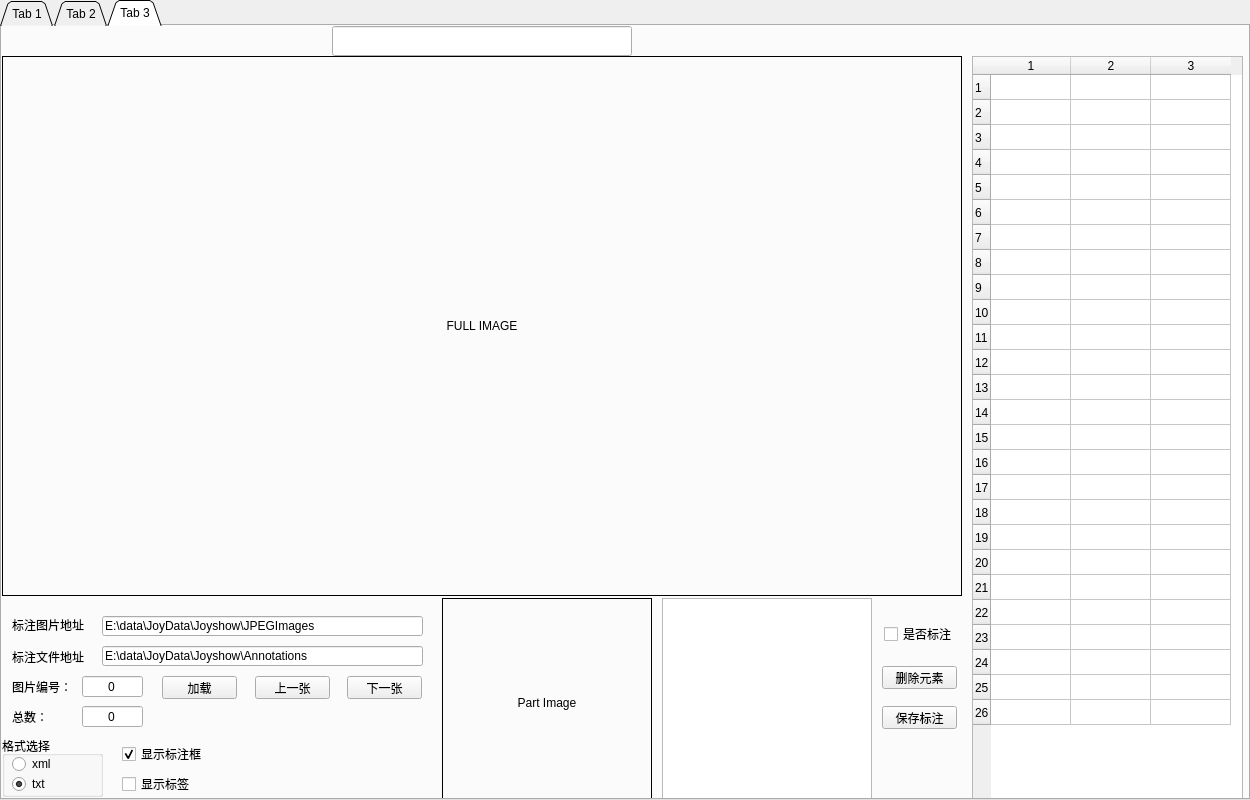
<?xml version="1.0" encoding="UTF-8"?>
<ui version="4.0">
 <class>Dialog</class>
 <widget class="QDialog" name="Dialog">
  <property name="geometry">
   <rect>
    <x>0</x>
    <y>0</y>
    <width>1250</width>
    <height>800</height>
   </rect>
  </property>
  <property name="windowTitle">
   <string>Dialog</string>
  </property>
  <widget class="QTabWidget" name="tabWidget">
   <property name="geometry">
    <rect>
     <x>0</x>
     <y>0</y>
     <width>1250</width>
     <height>800</height>
    </rect>
   </property>
   <property name="autoFillBackground">
    <bool>true</bool>
   </property>
   <property name="tabShape">
    <enum>QTabWidget::Triangular</enum>
   </property>
   <property name="currentIndex">
    <number>2</number>
   </property>
   <property name="elideMode">
    <enum>Qt::ElideNone</enum>
   </property>
   <property name="movable">
    <bool>false</bool>
   </property>
   <widget class="QWidget" name="tab">
    <attribute name="title">
     <string>Tab 1</string>
    </attribute>
    <widget class="QPushButton" name="del_4">
     <property name="geometry">
      <rect>
       <x>250</x>
       <y>610</y>
       <width>51</width>
       <height>23</height>
      </rect>
     </property>
     <property name="text">
      <string>Delete</string>
     </property>
    </widget>
    <widget class="QLabel" name="label_8">
     <property name="geometry">
      <rect>
       <x>190</x>
       <y>740</y>
       <width>41</width>
       <height>21</height>
      </rect>
     </property>
     <property name="text">
      <string>总数：</string>
     </property>
    </widget>
    <widget class="QLineEdit" name="lineEdit_DIR_Anno">
     <property name="geometry">
      <rect>
       <x>120</x>
       <y>704</y>
       <width>461</width>
       <height>20</height>
      </rect>
     </property>
     <property name="text">
      <string>\\WEINAIKE\FFOutput\AAA\JPEGImages</string>
     </property>
    </widget>
    <widget class="QLabel" name="label_4">
     <property name="geometry">
      <rect>
       <x>10</x>
       <y>340</y>
       <width>300</width>
       <height>300</height>
      </rect>
     </property>
     <property name="frameShape">
      <enum>QFrame::Box</enum>
     </property>
     <property name="text">
      <string>TextLabel</string>
     </property>
     <property name="textFormat">
      <enum>Qt::AutoText</enum>
     </property>
     <property name="alignment">
      <set>Qt::AlignCenter</set>
     </property>
    </widget>
    <widget class="QLabel" name="label_5">
     <property name="geometry">
      <rect>
       <x>320</x>
       <y>340</y>
       <width>300</width>
       <height>300</height>
      </rect>
     </property>
     <property name="frameShape">
      <enum>QFrame::Box</enum>
     </property>
     <property name="text">
      <string>TextLabel</string>
     </property>
     <property name="textFormat">
      <enum>Qt::AutoText</enum>
     </property>
     <property name="alignment">
      <set>Qt::AlignCenter</set>
     </property>
    </widget>
    <widget class="QLineEdit" name="lineEdit_NUM">
     <property name="geometry">
      <rect>
       <x>110</x>
       <y>740</y>
       <width>51</width>
       <height>21</height>
      </rect>
     </property>
     <property name="text">
      <string>0</string>
     </property>
     <property name="alignment">
      <set>Qt::AlignCenter</set>
     </property>
    </widget>
    <widget class="QLabel" name="label">
     <property name="geometry">
      <rect>
       <x>30</x>
       <y>680</y>
       <width>71</width>
       <height>16</height>
      </rect>
     </property>
     <property name="text">
      <string>类别目录地址</string>
     </property>
    </widget>
    <widget class="QLineEdit" name="name3">
     <property name="geometry">
      <rect>
       <x>630</x>
       <y>310</y>
       <width>300</width>
       <height>30</height>
      </rect>
     </property>
     <property name="alignment">
      <set>Qt::AlignCenter</set>
     </property>
    </widget>
    <widget class="QPushButton" name="del_5">
     <property name="geometry">
      <rect>
       <x>560</x>
       <y>610</y>
       <width>51</width>
       <height>23</height>
      </rect>
     </property>
     <property name="text">
      <string>Delete</string>
     </property>
    </widget>
    <widget class="QLabel" name="label_3">
     <property name="geometry">
      <rect>
       <x>630</x>
       <y>10</y>
       <width>300</width>
       <height>300</height>
      </rect>
     </property>
     <property name="frameShape">
      <enum>QFrame::Box</enum>
     </property>
     <property name="text">
      <string>TextLabel</string>
     </property>
     <property name="textFormat">
      <enum>Qt::AutoText</enum>
     </property>
     <property name="alignment">
      <set>Qt::AlignCenter</set>
     </property>
    </widget>
    <widget class="QPushButton" name="del_1">
     <property name="geometry">
      <rect>
       <x>250</x>
       <y>280</y>
       <width>51</width>
       <height>23</height>
      </rect>
     </property>
     <property name="text">
      <string>Delete</string>
     </property>
    </widget>
    <widget class="QLabel" name="label_2">
     <property name="geometry">
      <rect>
       <x>320</x>
       <y>10</y>
       <width>300</width>
       <height>300</height>
      </rect>
     </property>
     <property name="frameShape">
      <enum>QFrame::Box</enum>
     </property>
     <property name="text">
      <string>TextLabel</string>
     </property>
     <property name="textFormat">
      <enum>Qt::AutoText</enum>
     </property>
     <property name="alignment">
      <set>Qt::AlignCenter</set>
     </property>
    </widget>
    <widget class="QLineEdit" name="name4">
     <property name="geometry">
      <rect>
       <x>10</x>
       <y>640</y>
       <width>300</width>
       <height>30</height>
      </rect>
     </property>
     <property name="alignment">
      <set>Qt::AlignCenter</set>
     </property>
    </widget>
    <widget class="QPushButton" name="upper">
     <property name="geometry">
      <rect>
       <x>420</x>
       <y>740</y>
       <width>75</width>
       <height>23</height>
      </rect>
     </property>
     <property name="text">
      <string>上一批</string>
     </property>
    </widget>
    <widget class="QLineEdit" name="name5">
     <property name="geometry">
      <rect>
       <x>320</x>
       <y>640</y>
       <width>300</width>
       <height>30</height>
      </rect>
     </property>
     <property name="alignment">
      <set>Qt::AlignCenter</set>
     </property>
    </widget>
    <widget class="QLineEdit" name="name2">
     <property name="geometry">
      <rect>
       <x>320</x>
       <y>310</y>
       <width>300</width>
       <height>30</height>
      </rect>
     </property>
     <property name="alignment">
      <set>Qt::AlignCenter</set>
     </property>
    </widget>
    <widget class="QPushButton" name="del_6">
     <property name="geometry">
      <rect>
       <x>870</x>
       <y>610</y>
       <width>51</width>
       <height>23</height>
      </rect>
     </property>
     <property name="text">
      <string>Delete</string>
     </property>
    </widget>
    <widget class="QLineEdit" name="name1">
     <property name="geometry">
      <rect>
       <x>10</x>
       <y>310</y>
       <width>300</width>
       <height>30</height>
      </rect>
     </property>
     <property name="alignment">
      <set>Qt::AlignCenter</set>
     </property>
    </widget>
    <widget class="QLabel" name="label_6">
     <property name="geometry">
      <rect>
       <x>630</x>
       <y>340</y>
       <width>300</width>
       <height>300</height>
      </rect>
     </property>
     <property name="frameShape">
      <enum>QFrame::Box</enum>
     </property>
     <property name="text">
      <string>TextLabel</string>
     </property>
     <property name="textFormat">
      <enum>Qt::AutoText</enum>
     </property>
     <property name="alignment">
      <set>Qt::AlignCenter</set>
     </property>
    </widget>
    <widget class="QLabel" name="label_9">
     <property name="geometry">
      <rect>
       <x>30</x>
       <y>707</y>
       <width>91</width>
       <height>20</height>
      </rect>
     </property>
     <property name="text">
      <string>标注文件地址</string>
     </property>
    </widget>
    <widget class="QLabel" name="label_1">
     <property name="geometry">
      <rect>
       <x>10</x>
       <y>10</y>
       <width>300</width>
       <height>300</height>
      </rect>
     </property>
     <property name="frameShape">
      <enum>QFrame::Box</enum>
     </property>
     <property name="text">
      <string>TextLabel</string>
     </property>
     <property name="textFormat">
      <enum>Qt::AutoText</enum>
     </property>
     <property name="alignment">
      <set>Qt::AlignCenter</set>
     </property>
    </widget>
    <widget class="QLineEdit" name="lineEdit_DIR">
     <property name="geometry">
      <rect>
       <x>120</x>
       <y>680</y>
       <width>461</width>
       <height>20</height>
      </rect>
     </property>
     <property name="text">
      <string>\\WEINAIKE\FFOutput\AAA\classes-mid-bak\包心菜</string>
     </property>
    </widget>
    <widget class="QPushButton" name="next">
     <property name="geometry">
      <rect>
       <x>520</x>
       <y>740</y>
       <width>75</width>
       <height>23</height>
      </rect>
     </property>
     <property name="text">
      <string>下一批</string>
     </property>
    </widget>
    <widget class="QPushButton" name="del_2">
     <property name="geometry">
      <rect>
       <x>560</x>
       <y>280</y>
       <width>51</width>
       <height>23</height>
      </rect>
     </property>
     <property name="text">
      <string>Delete</string>
     </property>
    </widget>
    <widget class="QLabel" name="label_7">
     <property name="geometry">
      <rect>
       <x>30</x>
       <y>740</y>
       <width>91</width>
       <height>21</height>
      </rect>
     </property>
     <property name="text">
      <string>起始图片编号：</string>
     </property>
    </widget>
    <widget class="QPushButton" name="load">
     <property name="geometry">
      <rect>
       <x>300</x>
       <y>740</y>
       <width>75</width>
       <height>23</height>
      </rect>
     </property>
     <property name="text">
      <string>加载</string>
     </property>
    </widget>
    <widget class="QPushButton" name="del_3">
     <property name="geometry">
      <rect>
       <x>870</x>
       <y>280</y>
       <width>51</width>
       <height>23</height>
      </rect>
     </property>
     <property name="text">
      <string>Delete</string>
     </property>
    </widget>
    <widget class="QLineEdit" name="lineEdit_ALL">
     <property name="geometry">
      <rect>
       <x>230</x>
       <y>740</y>
       <width>51</width>
       <height>21</height>
      </rect>
     </property>
     <property name="text">
      <string>0</string>
     </property>
     <property name="alignment">
      <set>Qt::AlignCenter</set>
     </property>
    </widget>
    <widget class="QLineEdit" name="name6">
     <property name="geometry">
      <rect>
       <x>630</x>
       <y>640</y>
       <width>300</width>
       <height>30</height>
      </rect>
     </property>
     <property name="alignment">
      <set>Qt::AlignCenter</set>
     </property>
    </widget>
    <zorder>label_8</zorder>
    <zorder>lineEdit_DIR_Anno</zorder>
    <zorder>label_4</zorder>
    <zorder>label_5</zorder>
    <zorder>lineEdit_NUM</zorder>
    <zorder>label</zorder>
    <zorder>name3</zorder>
    <zorder>del_5</zorder>
    <zorder>label_3</zorder>
    <zorder>label_2</zorder>
    <zorder>name4</zorder>
    <zorder>upper</zorder>
    <zorder>name5</zorder>
    <zorder>name2</zorder>
    <zorder>name1</zorder>
    <zorder>label_6</zorder>
    <zorder>label_9</zorder>
    <zorder>label_1</zorder>
    <zorder>lineEdit_DIR</zorder>
    <zorder>next</zorder>
    <zorder>del_2</zorder>
    <zorder>label_7</zorder>
    <zorder>load</zorder>
    <zorder>del_3</zorder>
    <zorder>lineEdit_ALL</zorder>
    <zorder>name6</zorder>
    <zorder>del_1</zorder>
    <zorder>del_4</zorder>
    <zorder>del_6</zorder>
   </widget>
   <widget class="QWidget" name="tab_2">
    <attribute name="title">
     <string>Tab 2</string>
    </attribute>
    <widget class="QLabel" name="label_fullImage">
     <property name="geometry">
      <rect>
       <x>0</x>
       <y>0</y>
       <width>960</width>
       <height>540</height>
      </rect>
     </property>
     <property name="frameShape">
      <enum>QFrame::Box</enum>
     </property>
     <property name="frameShadow">
      <enum>QFrame::Plain</enum>
     </property>
     <property name="text">
      <string>FULL IMAGE</string>
     </property>
     <property name="alignment">
      <set>Qt::AlignCenter</set>
     </property>
    </widget>
    <widget class="QLabel" name="label_part">
     <property name="geometry">
      <rect>
       <x>0</x>
       <y>540</y>
       <width>200</width>
       <height>200</height>
      </rect>
     </property>
     <property name="frameShape">
      <enum>QFrame::Box</enum>
     </property>
     <property name="text">
      <string>Part</string>
     </property>
     <property name="alignment">
      <set>Qt::AlignCenter</set>
     </property>
    </widget>
    <widget class="QLabel" name="label_10">
     <property name="geometry">
      <rect>
       <x>220</x>
       <y>640</y>
       <width>61</width>
       <height>21</height>
      </rect>
     </property>
     <property name="text">
      <string>图片编号：</string>
     </property>
    </widget>
    <widget class="QLineEdit" name="lineEdit_ALL_2">
     <property name="geometry">
      <rect>
       <x>420</x>
       <y>640</y>
       <width>51</width>
       <height>21</height>
      </rect>
     </property>
     <property name="text">
      <string>0</string>
     </property>
     <property name="alignment">
      <set>Qt::AlignCenter</set>
     </property>
    </widget>
    <widget class="QPushButton" name="load_2">
     <property name="geometry">
      <rect>
       <x>490</x>
       <y>640</y>
       <width>75</width>
       <height>23</height>
      </rect>
     </property>
     <property name="text">
      <string>加载</string>
     </property>
    </widget>
    <widget class="QLineEdit" name="lineEdit_NUM_2">
     <property name="geometry">
      <rect>
       <x>290</x>
       <y>640</y>
       <width>51</width>
       <height>21</height>
      </rect>
     </property>
     <property name="text">
      <string>0</string>
     </property>
     <property name="alignment">
      <set>Qt::AlignCenter</set>
     </property>
    </widget>
    <widget class="QPushButton" name="upper_2">
     <property name="geometry">
      <rect>
       <x>610</x>
       <y>640</y>
       <width>75</width>
       <height>23</height>
      </rect>
     </property>
     <property name="text">
      <string>上一张</string>
     </property>
    </widget>
    <widget class="QLineEdit" name="lineEdit_DIR_2">
     <property name="geometry">
      <rect>
       <x>310</x>
       <y>570</y>
       <width>471</width>
       <height>20</height>
      </rect>
     </property>
     <property name="text">
      <string>\\WEINAIKE\FFOutput\AAA\classes-mid-bak\黄瓜</string>
     </property>
    </widget>
    <widget class="QLabel" name="label_11">
     <property name="geometry">
      <rect>
       <x>220</x>
       <y>571</y>
       <width>81</width>
       <height>16</height>
      </rect>
     </property>
     <property name="text">
      <string>类别内容目录</string>
     </property>
    </widget>
    <widget class="QLabel" name="label_12">
     <property name="geometry">
      <rect>
       <x>380</x>
       <y>640</y>
       <width>41</width>
       <height>21</height>
      </rect>
     </property>
     <property name="text">
      <string>总数：</string>
     </property>
    </widget>
    <widget class="QPushButton" name="next_2">
     <property name="geometry">
      <rect>
       <x>710</x>
       <y>640</y>
       <width>75</width>
       <height>23</height>
      </rect>
     </property>
     <property name="text">
      <string>下一张</string>
     </property>
    </widget>
    <widget class="QLineEdit" name="name1_2">
     <property name="geometry">
      <rect>
       <x>0</x>
       <y>740</y>
       <width>300</width>
       <height>30</height>
      </rect>
     </property>
     <property name="alignment">
      <set>Qt::AlignCenter</set>
     </property>
    </widget>
    <widget class="QLabel" name="label_13">
     <property name="geometry">
      <rect>
       <x>220</x>
       <y>603</y>
       <width>91</width>
       <height>20</height>
      </rect>
     </property>
     <property name="text">
      <string>标注文件地址</string>
     </property>
    </widget>
    <widget class="QLineEdit" name="lineEdit_DIR_Anno_2">
     <property name="geometry">
      <rect>
       <x>310</x>
       <y>600</y>
       <width>471</width>
       <height>20</height>
      </rect>
     </property>
     <property name="text">
      <string>\\WEINAIKE\FFOutput\AAA\JPEGImages</string>
     </property>
    </widget>
    <widget class="QCheckBox" name="checkBox_rect">
     <property name="geometry">
      <rect>
       <x>220</x>
       <y>680</y>
       <width>91</width>
       <height>16</height>
      </rect>
     </property>
     <property name="text">
      <string>显示标注框</string>
     </property>
     <property name="checked">
      <bool>true</bool>
     </property>
    </widget>
    <widget class="QCheckBox" name="checkBox_label">
     <property name="geometry">
      <rect>
       <x>320</x>
       <y>680</y>
       <width>91</width>
       <height>16</height>
      </rect>
     </property>
     <property name="text">
      <string>显示标签</string>
     </property>
    </widget>
   </widget>
   <widget class="QWidget" name="tab_3">
    <attribute name="title">
     <string>Tab 3</string>
    </attribute>
    <widget class="QLabel" name="label_fullImage_3">
     <property name="geometry">
      <rect>
       <x>0</x>
       <y>30</y>
       <width>960</width>
       <height>540</height>
      </rect>
     </property>
     <property name="frameShape">
      <enum>QFrame::Box</enum>
     </property>
     <property name="frameShadow">
      <enum>QFrame::Plain</enum>
     </property>
     <property name="text">
      <string>FULL IMAGE</string>
     </property>
     <property name="alignment">
      <set>Qt::AlignCenter</set>
     </property>
    </widget>
    <widget class="QLabel" name="label_14">
     <property name="geometry">
      <rect>
       <x>10</x>
       <y>621</y>
       <width>91</width>
       <height>20</height>
      </rect>
     </property>
     <property name="text">
      <string>标注文件地址</string>
     </property>
    </widget>
    <widget class="QLabel" name="label_15">
     <property name="geometry">
      <rect>
       <x>10</x>
       <y>591</y>
       <width>81</width>
       <height>16</height>
      </rect>
     </property>
     <property name="text">
      <string>标注图片地址</string>
     </property>
    </widget>
    <widget class="QLineEdit" name="lineEdit_DIR_Anno_3">
     <property name="geometry">
      <rect>
       <x>100</x>
       <y>620</y>
       <width>321</width>
       <height>20</height>
      </rect>
     </property>
     <property name="text">
      <string>E:\data\JoyData\Joyshow\Annotations</string>
     </property>
    </widget>
    <widget class="QLineEdit" name="lineEdit_DIR_3">
     <property name="geometry">
      <rect>
       <x>100</x>
       <y>590</y>
       <width>321</width>
       <height>20</height>
      </rect>
     </property>
     <property name="text">
      <string>E:\data\JoyData\Joyshow\JPEGImages</string>
     </property>
    </widget>
    <widget class="QPushButton" name="upper_3">
     <property name="geometry">
      <rect>
       <x>253</x>
       <y>650</y>
       <width>75</width>
       <height>23</height>
      </rect>
     </property>
     <property name="text">
      <string>上一张</string>
     </property>
    </widget>
    <widget class="QLineEdit" name="lineEdit_ALL_3">
     <property name="geometry">
      <rect>
       <x>80</x>
       <y>680</y>
       <width>61</width>
       <height>21</height>
      </rect>
     </property>
     <property name="text">
      <string>0</string>
     </property>
     <property name="alignment">
      <set>Qt::AlignCenter</set>
     </property>
    </widget>
    <widget class="QLabel" name="label_16">
     <property name="geometry">
      <rect>
       <x>10</x>
       <y>680</y>
       <width>41</width>
       <height>21</height>
      </rect>
     </property>
     <property name="text">
      <string>总数：</string>
     </property>
    </widget>
    <widget class="QPushButton" name="load_3">
     <property name="geometry">
      <rect>
       <x>160</x>
       <y>650</y>
       <width>75</width>
       <height>23</height>
      </rect>
     </property>
     <property name="text">
      <string>加载</string>
     </property>
    </widget>
    <widget class="QLabel" name="label_17">
     <property name="geometry">
      <rect>
       <x>10</x>
       <y>650</y>
       <width>61</width>
       <height>21</height>
      </rect>
     </property>
     <property name="text">
      <string>图片编号：</string>
     </property>
    </widget>
    <widget class="QPushButton" name="next_3">
     <property name="geometry">
      <rect>
       <x>345</x>
       <y>650</y>
       <width>75</width>
       <height>23</height>
      </rect>
     </property>
     <property name="text">
      <string>下一张</string>
     </property>
    </widget>
    <widget class="QLineEdit" name="lineEdit_NUM_3">
     <property name="geometry">
      <rect>
       <x>80</x>
       <y>650</y>
       <width>61</width>
       <height>21</height>
      </rect>
     </property>
     <property name="text">
      <string>0</string>
     </property>
     <property name="alignment">
      <set>Qt::AlignCenter</set>
     </property>
    </widget>
    <widget class="QCheckBox" name="checkBox_rect_3">
     <property name="geometry">
      <rect>
       <x>120</x>
       <y>720</y>
       <width>91</width>
       <height>16</height>
      </rect>
     </property>
     <property name="text">
      <string>显示标注框</string>
     </property>
     <property name="checked">
      <bool>true</bool>
     </property>
    </widget>
    <widget class="QCheckBox" name="checkBox_label_3">
     <property name="geometry">
      <rect>
       <x>120</x>
       <y>750</y>
       <width>91</width>
       <height>16</height>
      </rect>
     </property>
     <property name="text">
      <string>显示标签</string>
     </property>
    </widget>
    <widget class="QLineEdit" name="name1_3">
     <property name="geometry">
      <rect>
       <x>330</x>
       <y>0</y>
       <width>300</width>
       <height>30</height>
      </rect>
     </property>
     <property name="focusPolicy">
      <enum>Qt::StrongFocus</enum>
     </property>
     <property name="contextMenuPolicy">
      <enum>Qt::DefaultContextMenu</enum>
     </property>
     <property name="alignment">
      <set>Qt::AlignCenter</set>
     </property>
    </widget>
    <widget class="QGroupBox" name="groupBox">
     <property name="geometry">
      <rect>
       <x>0</x>
       <y>710</y>
       <width>101</width>
       <height>61</height>
      </rect>
     </property>
     <property name="title">
      <string>格式选择</string>
     </property>
     <widget class="QRadioButton" name="radioButton_xml">
      <property name="geometry">
       <rect>
        <x>10</x>
        <y>20</y>
        <width>89</width>
        <height>16</height>
       </rect>
      </property>
      <property name="text">
       <string>xml</string>
      </property>
      <property name="checked">
       <bool>false</bool>
      </property>
      <attribute name="buttonGroup">
       <string notr="true">buttonGroup</string>
      </attribute>
     </widget>
     <widget class="QRadioButton" name="radioButton_txt">
      <property name="geometry">
       <rect>
        <x>10</x>
        <y>40</y>
        <width>89</width>
        <height>16</height>
       </rect>
      </property>
      <property name="text">
       <string>txt</string>
      </property>
      <property name="checked">
       <bool>true</bool>
      </property>
      <attribute name="buttonGroup">
       <string notr="true">buttonGroup</string>
      </attribute>
     </widget>
    </widget>
    <widget class="QTableWidget" name="tableWidget">
     <property name="geometry">
      <rect>
       <x>970</x>
       <y>30</y>
       <width>271</width>
       <height>751</height>
      </rect>
     </property>
     <property name="editTriggers">
      <set>QAbstractItemView::DoubleClicked</set>
     </property>
     <property name="tabKeyNavigation">
      <bool>true</bool>
     </property>
     <property name="showDropIndicator" stdset="0">
      <bool>true</bool>
     </property>
     <property name="dragDropOverwriteMode">
      <bool>true</bool>
     </property>
     <property name="dragDropMode">
      <enum>QAbstractItemView::DragOnly</enum>
     </property>
     <property name="cornerButtonEnabled">
      <bool>true</bool>
     </property>
     <property name="rowCount">
      <number>26</number>
     </property>
     <attribute name="horizontalHeaderDefaultSectionSize">
      <number>80</number>
     </attribute>
     <attribute name="horizontalHeaderMinimumSectionSize">
      <number>25</number>
     </attribute>
     <attribute name="verticalHeaderDefaultSectionSize">
      <number>25</number>
     </attribute>
     <row>
      <property name="text">
       <string>1</string>
      </property>
     </row>
     <row>
      <property name="text">
       <string>2</string>
      </property>
     </row>
     <row>
      <property name="text">
       <string>3</string>
      </property>
     </row>
     <row>
      <property name="text">
       <string>4</string>
      </property>
     </row>
     <row>
      <property name="text">
       <string>5</string>
      </property>
     </row>
     <row>
      <property name="text">
       <string>6</string>
      </property>
     </row>
     <row>
      <property name="text">
       <string>7</string>
      </property>
     </row>
     <row>
      <property name="text">
       <string>8</string>
      </property>
     </row>
     <row>
      <property name="text">
       <string>9</string>
      </property>
     </row>
     <row>
      <property name="text">
       <string>10</string>
      </property>
     </row>
     <row>
      <property name="text">
       <string>11</string>
      </property>
     </row>
     <row>
      <property name="text">
       <string>12</string>
      </property>
     </row>
     <row>
      <property name="text">
       <string>13</string>
      </property>
     </row>
     <row>
      <property name="text">
       <string>14</string>
      </property>
     </row>
     <row>
      <property name="text">
       <string>15</string>
      </property>
     </row>
     <row>
      <property name="text">
       <string>16</string>
      </property>
     </row>
     <row>
      <property name="text">
       <string>17</string>
      </property>
     </row>
     <row>
      <property name="text">
       <string>18</string>
      </property>
     </row>
     <row>
      <property name="text">
       <string>19</string>
      </property>
     </row>
     <row>
      <property name="text">
       <string>20</string>
      </property>
     </row>
     <row>
      <property name="text">
       <string>21</string>
      </property>
     </row>
     <row>
      <property name="text">
       <string>22</string>
      </property>
     </row>
     <row>
      <property name="text">
       <string>23</string>
      </property>
     </row>
     <row>
      <property name="text">
       <string>24</string>
      </property>
     </row>
     <row>
      <property name="text">
       <string>25</string>
      </property>
     </row>
     <row/>
     <column>
      <property name="text">
       <string>1</string>
      </property>
     </column>
     <column>
      <property name="text">
       <string>2</string>
      </property>
     </column>
     <column>
      <property name="text">
       <string>3</string>
      </property>
     </column>
     <item row="0" column="0">
      <property name="text">
       <string/>
      </property>
      <property name="background">
       <brush brushstyle="NoBrush">
        <color alpha="255">
         <red>0</red>
         <green>0</green>
         <blue>0</blue>
        </color>
       </brush>
      </property>
     </item>
    </widget>
    <widget class="QListWidget" name="listWidget">
     <property name="geometry">
      <rect>
       <x>660</x>
       <y>572</y>
       <width>210</width>
       <height>210</height>
      </rect>
     </property>
    </widget>
    <widget class="QLabel" name="label_part_3">
     <property name="geometry">
      <rect>
       <x>440</x>
       <y>572</y>
       <width>210</width>
       <height>210</height>
      </rect>
     </property>
     <property name="frameShape">
      <enum>QFrame::Box</enum>
     </property>
     <property name="text">
      <string>Part Image</string>
     </property>
     <property name="alignment">
      <set>Qt::AlignCenter</set>
     </property>
    </widget>
    <widget class="QPushButton" name="pushButton">
     <property name="geometry">
      <rect>
       <x>880</x>
       <y>640</y>
       <width>75</width>
       <height>23</height>
      </rect>
     </property>
     <property name="text">
      <string>删除元素</string>
     </property>
    </widget>
    <widget class="QPushButton" name="pushButton_saveLabel">
     <property name="geometry">
      <rect>
       <x>880</x>
       <y>680</y>
       <width>75</width>
       <height>23</height>
      </rect>
     </property>
     <property name="text">
      <string>保存标注</string>
     </property>
    </widget>
    <widget class="QCheckBox" name="checkBox">
     <property name="geometry">
      <rect>
       <x>882</x>
       <y>600</y>
       <width>71</width>
       <height>16</height>
      </rect>
     </property>
     <property name="text">
      <string>是否标注</string>
     </property>
    </widget>
   </widget>
  </widget>
 </widget>
 <layoutdefault spacing="6" margin="11"/>
 <resources/>
 <connections/>
 <buttongroups>
  <buttongroup name="buttonGroup"/>
 </buttongroups>
</ui>
